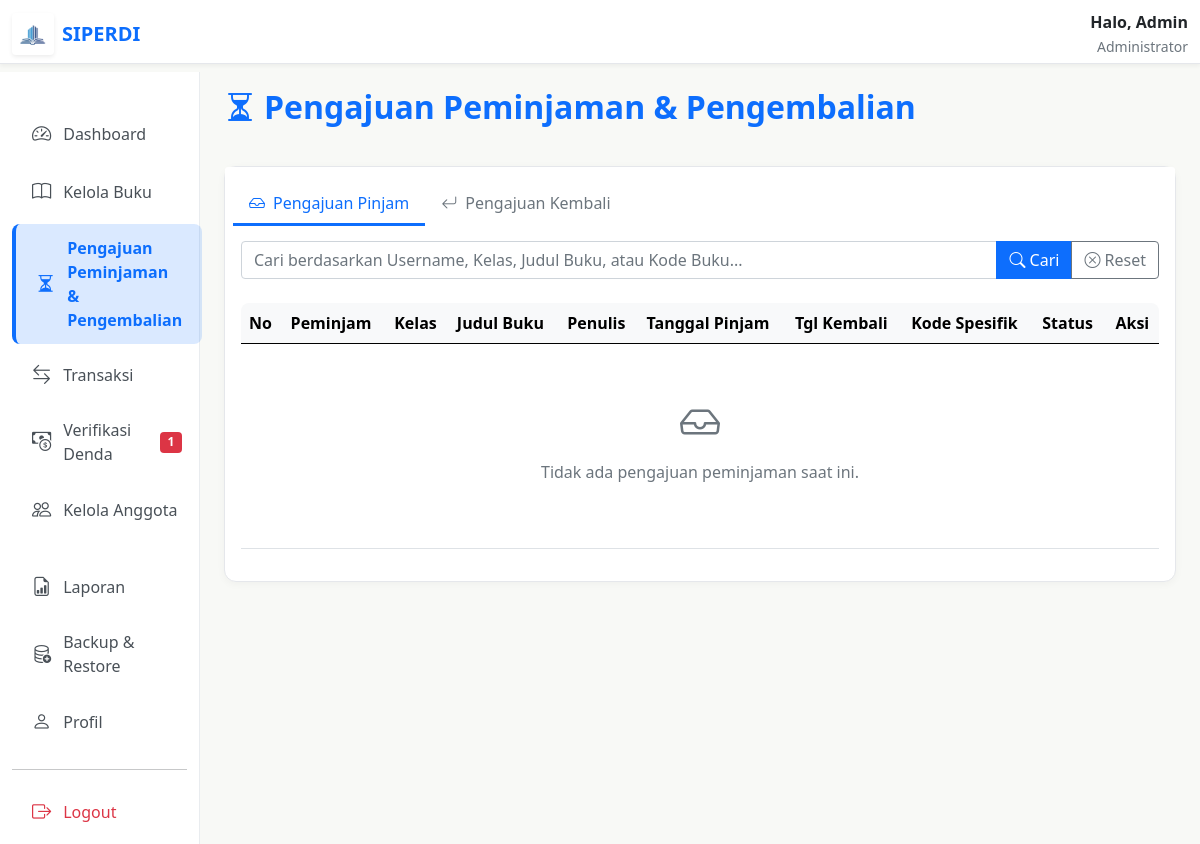
/admin/pengajuan/pengajuan_peminjaman.php (signed in), run on an earlier commit of the app's database.
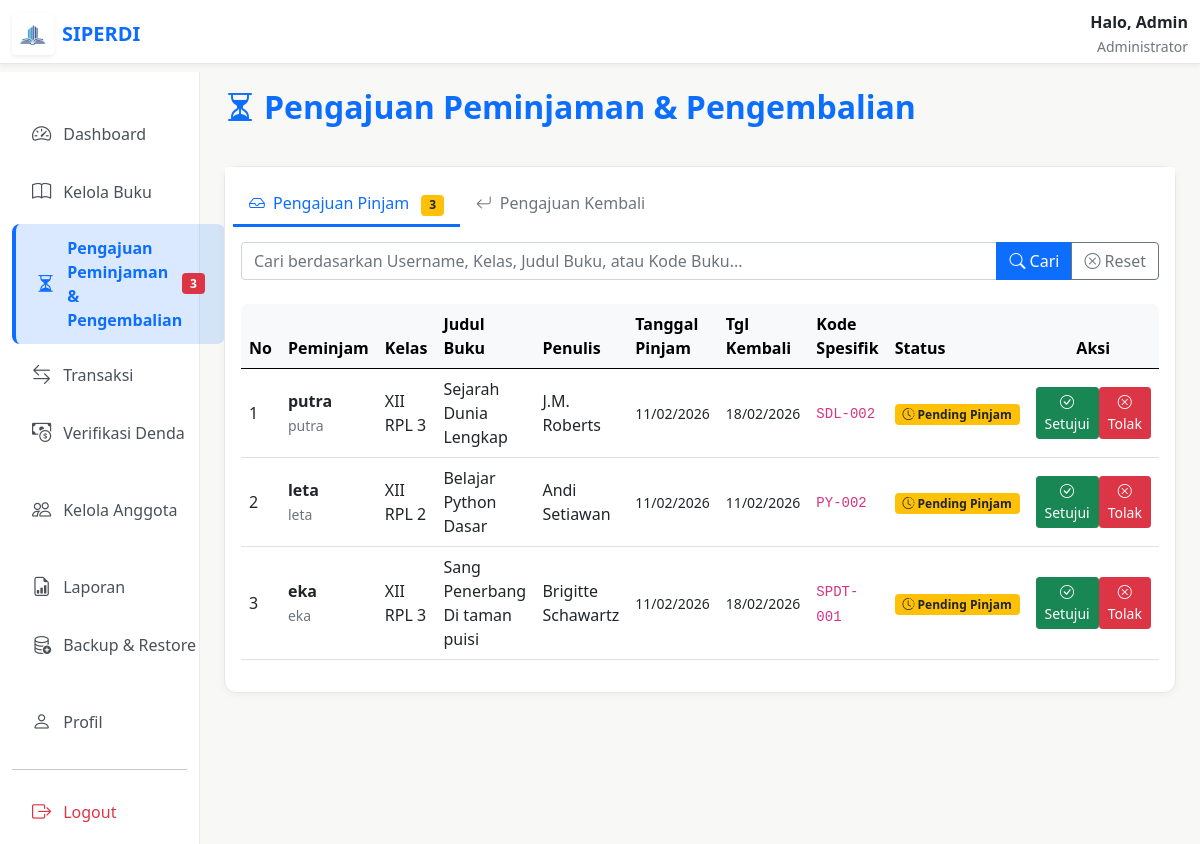
And on a later commit of the database.
### tables this page shows
CREATE TABLE `transaksi` (
  `id` int NOT NULL AUTO_INCREMENT,
  `id_buku` int DEFAULT NULL,
  `kode_spesifik` varchar(50) DEFAULT NULL,
  `nama_peminjam` varchar(100) DEFAULT NULL,
  `tanggal_pinjam` date NOT NULL,
  `tanggal_kembali` date DEFAULT NULL,
  `status` enum('dipinjam','terlambat','kembali','pending_payment','pending_pinjam','pending_kembali') DEFAULT 'pending_pinjam',
  `denda` int DEFAULT '0',
  PRIMARY KEY (`id`)
);

CREATE TABLE `users` (
  `id` int NOT NULL AUTO_INCREMENT,
  `username` varchar(50) NOT NULL,
  `password` varchar(255) NOT NULL,
  `level` enum('admin','user') NOT NULL,
  `created_at` timestamp NULL DEFAULT CURRENT_TIMESTAMP,
  `kelas` varchar(50) DEFAULT NULL,
  `alamat` text,
  `tanggal_lahir` date DEFAULT NULL,
  `status` enum('pending','aktif') DEFAULT 'pending',
  PRIMARY KEY (`id`),
  UNIQUE KEY `username` (`username`)
);

CREATE TABLE `buku` (
  `id` int NOT NULL AUTO_INCREMENT,
  `judul` varchar(150) NOT NULL,
  `penulis` varchar(200) DEFAULT NULL,
  `penerbit` varchar(150) DEFAULT NULL,
  `tahun` int NOT NULL,
  `stok` int NOT NULL,
  `created_at` timestamp NULL DEFAULT CURRENT_TIMESTAMP,
  PRIMARY KEY (`id`)
);

### admin/pengajuan/pengajuan_peminjaman.php (the view, shortened to what the changed rows need)
<?php
include __DIR__ . "/../../config/database.php";
 $tab = $_GET['tab'] ?? 'pending_pinjam';
 $search = isset($_GET['search']) ? mysqli_real_escape_string($conn, $_GET['search']) : '';
 $page = (isset($_GET['page']) && is_numeric($_GET['page'])) ? (int)$_GET['page'] : 1;
 $limit = 10;
 $offset = ($page - 1) * $limit;
 $query = "SELECT t.*, b.judul, b.penulis, u.username, u.kelas
          FROM transaksi t
          LEFT JOIN buku b ON t.id_buku = b.id
          LEFT JOIN users u ON t.nama_peminjam = u.username
          WHERE t.status = '$tab'";
 $query .= " ORDER BY t.id DESC LIMIT $limit OFFSET $offset";
 $result = mysqli_query($conn, $query);
 $count_pending_pinjam = mysqli_fetch_assoc(mysqli_query($conn, "SELECT COUNT(*) as total FROM transaksi WHERE status = 'pending_pinjam'"))['total'];
 $count_pending_kembali = mysqli_fetch_assoc(mysqli_query($conn, "SELECT COUNT(*) as total FROM transaksi WHERE status = 'pending_kembali'"))['total'];
 $count_denda_pending = mysqli_fetch_assoc(mysqli_query($conn, "SELECT COUNT(*) as total FROM transaksi WHERE status = 'pending_payment'"))['total'];
?>
<!DOCTYPE html>
<html lang="id">
<head>
  <link href="../../asset/css/bootstrap.min.css" rel="stylesheet">
  <link rel="stylesheet" href="../../asset/font/bootstrap-icons.css">
</head>
<body>
  <div class="container-fluid pt-5 mt-4">
    <div class="row">
      <nav class="col-md-3 col-lg-2 d-md-block sidebar collapse show">
        <div class="position-sticky pt-3">
          <ul class="nav flex-column">
            <li class="nav-item">
              <a class="nav-link active" href="pengajuan_peminjaman.php">
                <i class="bi bi-hourglass-split"></i> Pengajuan Peminjaman & Pengembalian
                <?php if (($count_pending_pinjam + $count_pending_kembali) > 0): ?>
                  <span class="badge bg-danger ms-auto"><?= $count_pending_pinjam + $count_pending_kembali ?></span>
                <?php endif; ?>
              </a>
            </li>
            <li class="nav-item">
              <a class="nav-link" href="../denda/verifikasi_denda.php">
                <i class="bi bi-cash-coin"></i> Verifikasi Denda
                <?php if ($count_denda_pending > 0): ?>
                  <span class="badge bg-danger ms-auto"><?= $count_denda_pending ?></span>
                <?php endif; ?>
              </a>
            </li>
          </ul>
        </div>
      </nav>
      <main class="col-md-9 ms-sm-auto col-lg-10 px-md-4">
        <div class="d-flex justify-content-between flex-wrap flex-md-nowrap align-items-center pt-3 pb-2 mb-4">
          <h2 class="fw-bold" style="color: var(--primary-blue);">
            <i class="bi bi-hourglass-split me-2"></i>Pengajuan Peminjaman & Pengembalian
          </h2>
        </div>
        <div class="card card-custom mb-4">
          <div class="card-header bg-white border-0 pt-3">
            <ul class="nav nav-tabs card-header-tabs">
              <li class="nav-item position-relative">
                <a class="nav-link <?= $tab === 'pending_pinjam' ? 'active' : '' ?>" href="?tab=pending_pinjam&search=<?= $search ?>">
                  <i class="bi bi-inbox me-2"></i>Pengajuan Pinjam
                  <?php if ($count_pending_pinjam > 0): ?>
                    <span class="badge bg-warning text-dark ms-2"><?= $count_pending_pinjam ?></span>
                  <?php endif; ?>
                </a>
              </li>
            </ul>
          </div>
          <div class="card-body">
            <div class="table-responsive">
              <table class="table table-hover align-middle">
                <thead class="table-light">
                  <tr>
                    <th>No</th>
                    <th>Peminjam</th>
                    <th>Kelas</th>
                    <th>Judul Buku</th>
                    <th>Penulis</th>
                    <th>Tanggal Pinjam</th>
                    <th>Tgl Kembali</th>
                    <th>Kode Spesifik</th>
                    <th>Status</th>
                    <th class="text-center">Aksi</th>
                  </tr>
                </thead>
                <tbody>
                  <?php if (mysqli_num_rows($result) > 0):
                    $no = $offset + 1;
                    while ($row = mysqli_fetch_assoc($result)): ?>
                      <tr>
                        <td><?= $no++ ?></td>
                        <td>
                          <div class="fw-bold"><?= htmlspecialchars($row['nama_peminjam']) ?></div>
                          <small class="text-muted"><?= htmlspecialchars($row['username']) ?></small>
                        </td>
                        <td><?= htmlspecialchars($row['kelas'] ?? '-') ?></td>
                        <td>
                          <div class="fw-semibold"><?= htmlspecialchars($row['judul']) ?></div>
                        </td>
                        <td><?= htmlspecialchars($row['penulis']) ?></td>
                        <td>
                          <small><?= date('d/m/Y', strtotime($row['tanggal_pinjam'])) ?></small>
                        </td>
                        <td>
                          <small><?= $row['tanggal_kembali'] ? date('d/m/Y', strtotime($row['tanggal_kembali'])) : '<span class="text-muted fst-italic">-</span>' ?></small>
                        </td>
                        <td>
                          <code><?= htmlspecialchars($row['kode_spesifik'] ?? '-') ?></code>
                        </td>
                        <td>
                          <?php if ($row['status'] === 'pending_pinjam'): ?>
                            <span class="badge bg-warning text-dark">
                              <i class="bi bi-clock-history"></i> Pending Pinjam
                            </span>
                          <?php elseif ($row['status'] === 'pending_kembali'): ?>
                            <span class="badge bg-info text-dark">
                              <i class="bi bi-arrow-return-left"></i> Pending Kembali
                            </span>
                          <?php endif; ?>
                        </td>
                        <td class="text-center">
                          <div class="btn-group btn-group-sm" role="group">
                            <?php if ($tab === 'pending_pinjam'): ?>
                              <form method="POST" style="display: inline;" onsubmit="return confirm('Setujui peminjaman ini?');">
                                <button type="submit" class="btn btn-success btn-sm" title="Setujui">
                                  <i class="bi bi-check-circle"></i> Setujui
                                </button>
                              </form>
                              <form method="POST" style="display: inline;" onsubmit="return confirm('Tolak dan hapus peminjaman ini?');">
                                <button type="submit" class="btn btn-danger btn-sm" title="Tolak">
                                  <i class="bi bi-x-circle"></i> Tolak
                                </button>
                              </form>
                            <?php endif; ?>
                          </div>
                        </td>
                      </tr>
                    <?php endwhile;
                  else: ?>
                    <tr>
                      <td colspan="10" class="text-center py-5">
                        <i class="bi bi-inbox fs-1 text-muted"></i>
                        <p class="text-muted mt-2">
                          <?php if ($tab === 'pending_pinjam'): ?>
                            Tidak ada pengajuan peminjaman saat ini.
                          <?php else: ?>
                            Tidak ada pengajuan pengembalian saat ini.
                          <?php endif; ?>
                        </p>
                      </td>
                    </tr>
                  <?php endif; ?>
                </tbody>
              </table>
            </div>
          </div>
        </div>
      </main>
    </div>
  </div>
</body>
</html>

What changed in the data, as far as the page shows it:
now on this page (row edited): transaksi: nama_peminjam "putra", users.username "putra", users.kelas "XII RPL 3", id_buku.judul "Sejarah Dunia Lengkap", id_buku.penulis "J.M. Roberts", tanggal_pinjam "11/02/2026", tanggal_kembali "18/02/2026", kode_spesifik "SDL-002", status "pending_pinjam" (drawn)
now on this page (row edited): transaksi: nama_peminjam "leta", users.username "leta", users.kelas "XII RPL 2", id_buku.judul "Belajar Python Dasar", id_buku.penulis "Andi Setiawan", tanggal_pinjam "11/02/2026", tanggal_kembali "11/02/2026", kode_spesifik "PY-002", status "pending_pinjam" (drawn)
now on this page (row edited): transaksi: nama_peminjam "eka", users.username "eka", users.kelas "XII RPL 3", id_buku.judul "Sang Penerbang Di taman puisi", id_buku.penulis "Brigitte Schawartz", tanggal_pinjam "11/02/2026", tanggal_kembali "18/02/2026", kode_spesifik "SPDT-001", status "pending_pinjam" (drawn)
Also different on the page:
$count_pending_pinjam + $count_pending_kembali: (not shown) → "3"
$count_pending_pinjam: (not shown) → "3"
$count_denda_pending: "1" → (not shown)
text no longer shown: "Tidak ada pengajuan peminjaman saat ini."
